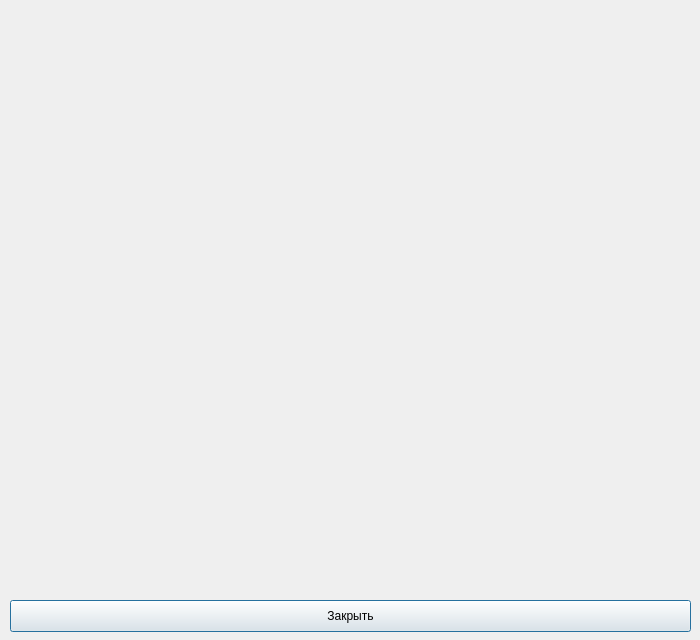
<?xml version="1.0" encoding="UTF-8"?>
<ui version="4.0">
 <class>FinderDialog</class>
 <widget class="QDialog" name="FinderDialog">
  <property name="windowModality">
   <enum>Qt::NonModal</enum>
  </property>
  <property name="geometry">
   <rect>
    <x>0</x>
    <y>0</y>
    <width>700</width>
    <height>640</height>
   </rect>
  </property>
  <property name="sizePolicy">
   <sizepolicy hsizetype="Fixed" vsizetype="Fixed">
    <horstretch>0</horstretch>
    <verstretch>0</verstretch>
   </sizepolicy>
  </property>
  <property name="minimumSize">
   <size>
    <width>700</width>
    <height>640</height>
   </size>
  </property>
  <property name="windowTitle">
   <string>Просмотрщик</string>
  </property>
  <property name="locale">
   <locale language="Russian" country="Russia"/>
  </property>
  <widget class="QPushButton" name="exit_button">
   <property name="geometry">
    <rect>
     <x>10</x>
     <y>600</y>
     <width>681</width>
     <height>32</height>
    </rect>
   </property>
   <property name="sizePolicy">
    <sizepolicy hsizetype="Preferred" vsizetype="Fixed">
     <horstretch>0</horstretch>
     <verstretch>0</verstretch>
    </sizepolicy>
   </property>
   <property name="text">
    <string>Закрыть</string>
   </property>
  </widget>
 </widget>
 <resources/>
 <connections/>
</ui>
